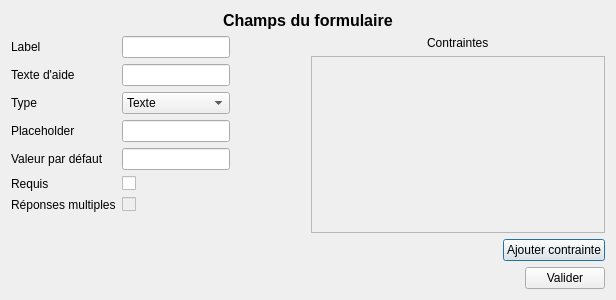
<?xml version="1.0" encoding="UTF-8"?>
<ui version="4.0">
 <class>fieldWindow</class>
 <widget class="QDialog" name="fieldWindow">
  <property name="geometry">
   <rect>
    <x>0</x>
    <y>0</y>
    <width>616</width>
    <height>300</height>
   </rect>
  </property>
  <property name="windowTitle">
   <string>Champs de formulaire</string>
  </property>
  <layout class="QVBoxLayout" name="verticalLayout_2">
   <item>
    <layout class="QVBoxLayout" name="verticalLayout">
     <item alignment="Qt::AlignHCenter">
      <widget class="QLabel" name="title">
       <property name="font">
        <font>
         <pointsize>12</pointsize>
         <weight>75</weight>
         <bold>true</bold>
        </font>
       </property>
       <property name="text">
        <string>Champs du formulaire</string>
       </property>
      </widget>
     </item>
     <item>
      <layout class="QHBoxLayout" name="horizontalLayout_2">
       <item>
        <layout class="QFormLayout" name="formLayout">
         <property name="fieldGrowthPolicy">
          <enum>QFormLayout::FieldsStayAtSizeHint</enum>
         </property>
         <item row="0" column="0">
          <widget class="QLabel" name="labelLabel">
           <property name="text">
            <string>Label</string>
           </property>
          </widget>
         </item>
         <item row="0" column="1">
          <widget class="QLineEdit" name="labelLineEdit"/>
         </item>
         <item row="1" column="0">
          <widget class="QLabel" name="texteAideLabel">
           <property name="text">
            <string>Texte d'aide</string>
           </property>
          </widget>
         </item>
         <item row="1" column="1">
          <widget class="QLineEdit" name="texteDAideLineEdit"/>
         </item>
         <item row="2" column="0">
          <widget class="QLabel" name="typeLabel">
           <property name="text">
            <string>Type</string>
           </property>
          </widget>
         </item>
         <item row="2" column="1">
          <widget class="QComboBox" name="typeComboBox">
           <item>
            <property name="text">
             <string>Texte</string>
            </property>
           </item>
           <item>
            <property name="text">
             <string>Nombre</string>
            </property>
           </item>
           <item>
            <property name="text">
             <string>Email</string>
            </property>
           </item>
           <item>
            <property name="text">
             <string>URL</string>
            </property>
           </item>
           <item>
            <property name="text">
             <string>Date</string>
            </property>
           </item>
           <item>
            <property name="text">
             <string>Heure</string>
            </property>
           </item>
           <item>
            <property name="text">
             <string>Date et heure</string>
            </property>
           </item>
           <item>
            <property name="text">
             <string>Choix multiple</string>
            </property>
           </item>
          </widget>
         </item>
         <item row="3" column="0">
          <widget class="QLabel" name="placeholderLabel">
           <property name="text">
            <string>Placeholder</string>
           </property>
          </widget>
         </item>
         <item row="3" column="1">
          <widget class="QLineEdit" name="placeholderLineEdit"/>
         </item>
         <item row="4" column="0">
          <widget class="QLabel" name="valeurParDefautLabel">
           <property name="text">
            <string>Valeur par défaut</string>
           </property>
          </widget>
         </item>
         <item row="4" column="1">
          <widget class="QLineEdit" name="valeurParDefautLineEdit"/>
         </item>
         <item row="5" column="0">
          <widget class="QLabel" name="requisLabel">
           <property name="text">
            <string>Requis</string>
           </property>
          </widget>
         </item>
         <item row="5" column="1">
          <widget class="QCheckBox" name="requisCheckBox"/>
         </item>
         <item row="6" column="0">
          <widget class="QLabel" name="choixMultipleLabel">
           <property name="text">
            <string>Réponses multiples</string>
           </property>
          </widget>
         </item>
         <item row="6" column="1">
          <widget class="QCheckBox" name="choixMultipleCheckBox">
           <property name="enabled">
            <bool>false</bool>
           </property>
          </widget>
         </item>
        </layout>
       </item>
       <item>
        <layout class="QVBoxLayout" name="verticalLayout_3">
         <item alignment="Qt::AlignHCenter">
          <widget class="QLabel" name="label">
           <property name="text">
            <string>Contraintes</string>
           </property>
          </widget>
         </item>
         <item>
          <widget class="QScrollArea" name="scrollConstraintsArea">
           <property name="widgetResizable">
            <bool>true</bool>
           </property>
           <widget class="QWidget" name="scrollAreaConstraintsContents">
            <property name="geometry">
             <rect>
              <x>0</x>
              <y>0</y>
              <width>290</width>
              <height>168</height>
             </rect>
            </property>
           </widget>
          </widget>
         </item>
         <item>
          <layout class="QHBoxLayout" name="horizontalLayout_3">
           <item>
            <spacer name="horizontalSpacer_2">
             <property name="orientation">
              <enum>Qt::Horizontal</enum>
             </property>
             <property name="sizeHint" stdset="0">
              <size>
               <width>40</width>
               <height>20</height>
              </size>
             </property>
            </spacer>
           </item>
           <item>
            <widget class="QPushButton" name="addConstraintButton">
             <property name="text">
              <string>Ajouter contrainte</string>
             </property>
            </widget>
           </item>
          </layout>
         </item>
        </layout>
       </item>
      </layout>
     </item>
     <item>
      <layout class="QHBoxLayout" name="horizontalLayout">
       <item>
        <spacer name="horizontalSpacer">
         <property name="orientation">
          <enum>Qt::Horizontal</enum>
         </property>
         <property name="sizeHint" stdset="0">
          <size>
           <width>40</width>
           <height>20</height>
          </size>
         </property>
        </spacer>
       </item>
       <item>
        <widget class="QPushButton" name="pushButton">
         <property name="text">
          <string>Valider</string>
         </property>
        </widget>
       </item>
      </layout>
     </item>
    </layout>
   </item>
  </layout>
 </widget>
 <resources/>
 <connections>
  <connection>
   <sender>pushButton</sender>
   <signal>clicked()</signal>
   <receiver>fieldWindow</receiver>
   <slot>valid()</slot>
   <hints>
    <hint type="sourcelabel">
     <x>602</x>
     <y>286</y>
    </hint>
    <hint type="destinationlabel">
     <x>263</x>
     <y>266</y>
    </hint>
   </hints>
  </connection>
  <connection>
   <sender>addConstraintButton</sender>
   <signal>clicked()</signal>
   <receiver>fieldWindow</receiver>
   <slot>addConstraint()</slot>
   <hints>
    <hint type="sourcelabel">
     <x>602</x>
     <y>255</y>
    </hint>
    <hint type="destinationlabel">
     <x>422</x>
     <y>221</y>
    </hint>
   </hints>
  </connection>
  <connection>
   <sender>typeComboBox</sender>
   <signal>currentIndexChanged(int)</signal>
   <receiver>fieldWindow</receiver>
   <slot>selectChange(int)</slot>
   <hints>
    <hint type="sourcelabel">
     <x>172</x>
     <y>93</y>
    </hint>
    <hint type="destinationlabel">
     <x>265</x>
     <y>95</y>
    </hint>
   </hints>
  </connection>
 </connections>
 <slots>
  <slot>valid()</slot>
  <slot>addConstraint()</slot>
  <slot>selectChange(int)</slot>
 </slots>
</ui>
